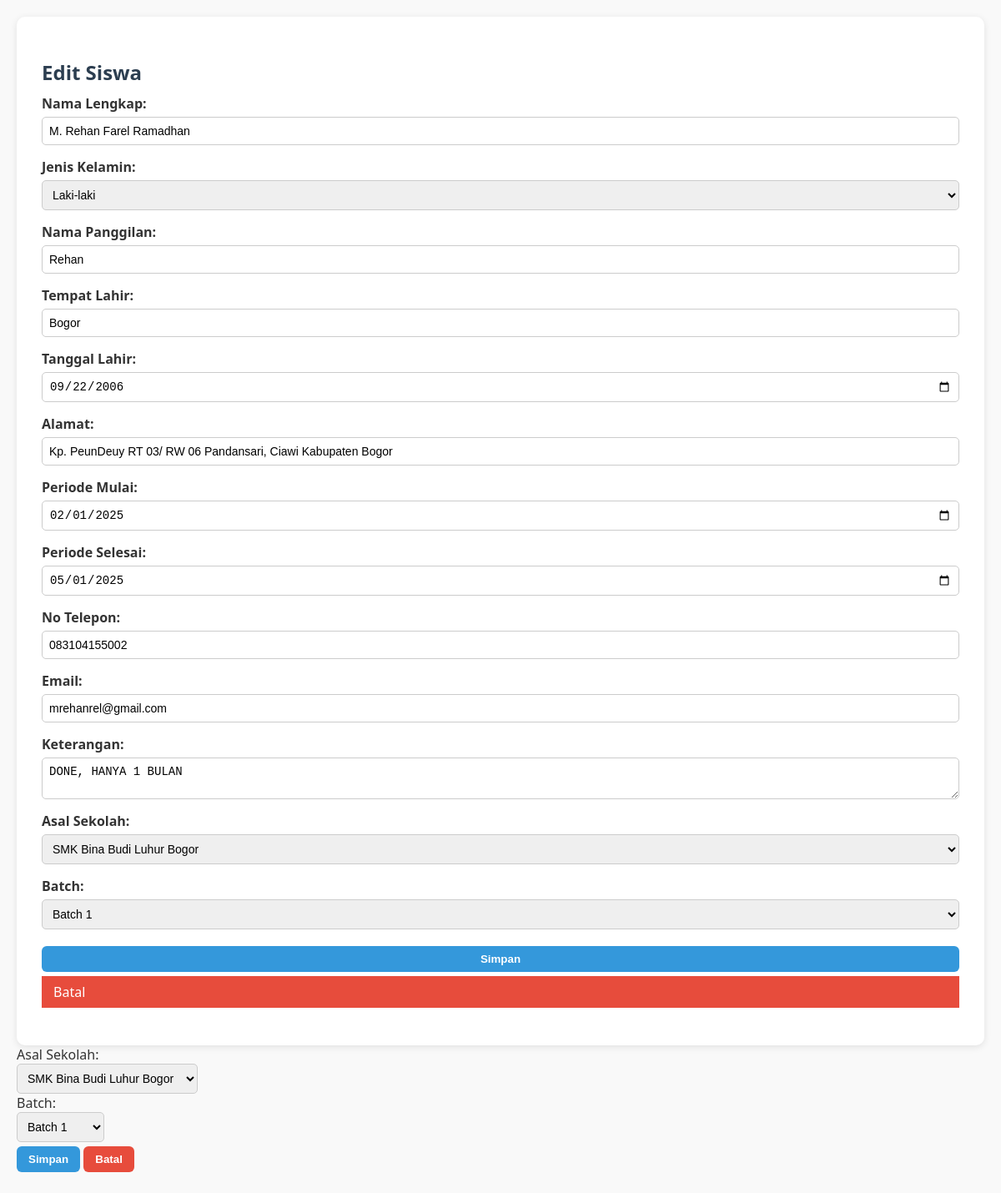
Screenshot of /edit_student.php?id=25 with the database file from the repository.
### tables this page shows
CREATE TABLE `siswa` (
  `id` int NOT NULL,
  `nama_lengkap` varchar(255) NOT NULL,
  `jenis_kelamin` enum('Laki-laki','Perempuan') DEFAULT NULL,
  `nama_panggilan` varchar(255) DEFAULT NULL,
  `tempat_lahir` varchar(255) DEFAULT NULL,
  `tanggal_lahir` date DEFAULT NULL,
  `alamat` varchar(255) DEFAULT NULL,
  `periode_mulai` date DEFAULT NULL,
  `periode_selesai` date DEFAULT NULL,
  `no_telepon` varchar(20) DEFAULT NULL,
  `email` varchar(255) DEFAULT NULL,
  `keterangan` text,
  `batch_id` int NOT NULL,
  `asal_sekolah_id` int NOT NULL
);

CREATE TABLE `asal_sekolah` (
  `id` int NOT NULL,
  `nama_sekolah` varchar(255) NOT NULL
);

CREATE TABLE `batch` (
  `id` int NOT NULL,
  `nama_batch` varchar(255) NOT NULL
);

### routes/students.php (called while the page is built, shortened)
<?php
function getStudent($pdo, $id) {
    $stmt = $pdo->prepare("SELECT * FROM siswa WHERE id = ?");
    $stmt->execute([$id]);
    return $stmt->fetch(PDO::FETCH_ASSOC);
}

### routes/schools.php (called while the page is built, shortened)
<?php
function getSchools($pdo) {
    $stmt = $pdo->query("SELECT * FROM asal_sekolah");
    return $stmt->fetchAll(PDO::FETCH_ASSOC);
}
?>

### routes/batches.php (called while the page is built, shortened)
<?php
function getBatches($pdo) {
    $stmt = $pdo->query("SELECT * FROM batch");
    return $stmt->fetchAll(PDO::FETCH_ASSOC);
}
?>

### public/edit_student.php (the view, shortened to what this page needs)
<?php
require_once '../config/database.php';
require_once '../routes/students.php';
require_once '../routes/batches.php';
require_once '../routes/schools.php';
$student = getStudent($pdo, $_GET['id']);
$batches = getBatches($pdo);
$schools = getSchools($pdo);
?>
<!DOCTYPE html>
<html>
<head>
    <link rel="stylesheet" href="css/style.css">
</head>
<body>
 <div class="container">
    <h2>Edit Siswa</h2>
    <form method="POST">
        <div class="form-group">
            <label>Nama Lengkap:</label>
            <input type="text" name="nama_lengkap" value="<?= htmlspecialchars($student['nama_lengkap']) ?>" required>
        </div>
        <div class="form-group">
            <label>Jenis Kelamin:</label>
            <select name="jenis_kelamin">
                <option value="Laki-laki" <?= $student['jenis_kelamin'] === 'Laki-laki' ? 'selected' : '' ?>>Laki-laki</option>
            </select>
        </div>
        <div class="form-group">
            <label>Nama Panggilan:</label>
            <input type="text" name="nama_panggilan" value="<?= htmlspecialchars($student['nama_panggilan'] ?? '') ?>">
        </div>
        <div class="form-group">
            <label>Tempat Lahir:</label>
            <input type="text" name="tempat_lahir" value="<?= htmlspecialchars($student['tempat_lahir'] ?? '') ?>">
        </div>
        <div class="form-group">
            <label>Tanggal Lahir:</label>
            <input type="date" name="tanggal_lahir" value="<?= $student['tanggal_lahir'] ?? '' ?>">
        </div>
        <div class="form-group">
            <label>Alamat:</label>
            <input type="text" name="alamat" value="<?= htmlspecialchars($student['alamat'] ?? '') ?>">
        </div>
        <div class="form-group">
            <label>Periode Mulai:</label>
            <input type="date" name="periode_mulai" value="<?= $student['periode_mulai'] ?? '' ?>">
        </div>
        <div class="form-group">
            <label>Periode Selesai:</label>
            <input type="date" name="periode_selesai" value="<?= $student['periode_selesai'] ?? '' ?>">
        </div>
        <div class="form-group">
            <label>No Telepon:</label>
            <input type="text" name="no_telepon" value="<?= htmlspecialchars($student['no_telepon'] ?? '') ?>">
        </div>
        <div class="form-group">
            <label>Email:</label>
            <input type="email" name="email" value="<?= htmlspecialchars($student['email'] ?? '') ?>">
        </div>
        <div class="form-group">
            <label>Keterangan:</label>
            <textarea name="keterangan"><?= htmlspecialchars($student['keterangan'] ?? '') ?></textarea>
        </div>
        <div class="form-group">
            <label>Asal Sekolah:</label>
            <select name="asal_sekolah_id" required>
                <?php foreach ($schools as $school): ?>
                    <option value="<?= $school['id'] ?>" <?= $school['id'] == $student['asal_sekolah_id'] ? 'selected' : '' ?>>
                        <?= htmlspecialchars($school['nama_sekolah']) ?>
                    </option>
                <?php endforeach; ?>
            </select>
        </div>
        <div class="form-group">
            <label>Batch:</label>
            <select name="batch_id" required>
                <?php foreach ($batches as $batch): ?>
                    <option value="<?= $batch['id'] ?>" <?= $batch['id'] == $student['batch_id'] ? 'selected' : '' ?>>
                        <?= htmlspecialchars($batch['nama_batch']) ?>
                    </option>
                <?php endforeach; ?>
            </select>
        </div>
        <div class="form-group">
            <button type="submit" class="btn-primary">Simpan</button>
            <a href="index.php" class="btn-danger" style="text-decoration:none; padding: 8px 14px;">Batal</a>
        </div>
    </form>
</div>
            <label>Asal Sekolah:</label><br>
            <select name="asal_sekolah_id" required>
                <?php foreach ($schools as $school): ?>
                    <option value="<?= $school['id'] ?>" <?= $school['id'] == $student['asal_sekolah_id'] ? 'selected' : '' ?>>
                        <?= htmlspecialchars($school['nama_sekolah']) ?>
                    </option>
                <?php endforeach; ?>
            </select><br>
            <label>Batch:</label><br>
            <select name="batch_id" required>
                <?php foreach ($batches as $batch): ?>
                    <option value="<?= $batch['id'] ?>" <?= $batch['id'] == $student['batch_id'] ? 'selected' : '' ?>>
                        <?= htmlspecialchars($batch['nama_batch']) ?>
                    </option>
                <?php endforeach; ?>
            </select><br>
            <button type="submit" class="btn-primary">Simpan</button>
            <a href="index.php"><button type="button" class="btn-danger">Batal</button></a>
</body>
</html>

### public/css/style.css (style rules this page uses)
body { font-family: 'Segoe UI', Tahoma, Geneva, Verdana, sans-serif; background: #f9f9f9; margin: 0; padding: 20px; color: #333; }
.container { max-width: 1200px; margin: auto; background: white; padding: 30px; border-radius: 10px; box-shadow: 0 2px 8px rgba(0,0,0,0.1); }
h2, h3 { color: #2c3e50; margin-bottom: 10px; }
button { border: none; border-radius: 6px; padding: 8px 14px; cursor: pointer; margin: 5px 0; font-weight: bold; }
.btn-primary { background-color: #3498db; color: white; }
.btn-danger { background-color: #e74c3c; color: white; }

### public/edit_student.php (style rules this page uses)
.form-group { margin-bottom: 15px; display: flex; flex-direction: column; }
.form-group label { margin-bottom: 5px; font-weight: bold; }
input[type="text"], input[type="email"], input[type="date"], select, textarea { padding: 8px; border: 1px solid #ccc; border-radius: 5px; font-size: 14px; }

### rows the page displays
siswa: nama_lengkap "M. Rehan Farel Ramadhan", jenis_kelamin "Laki-laki", nama_panggilan "Rehan", tempat_lahir "Bogor", tanggal_lahir "09/22/2006", alamat "Kp. PeunDeuy RT 03/ RW 06 Pandansari, Ciawi Kabupaten Bogor", periode_mulai "02/01/2025", periode_selesai "05/01/2025", no_telepon "083104155002", email "mrehanrel@gmail.com", keterangan "DONE, HANYA 1 BULAN", asal_sekolah_id "SMK Bina Budi Luhur Bogor", batch_id "Batch 1"
